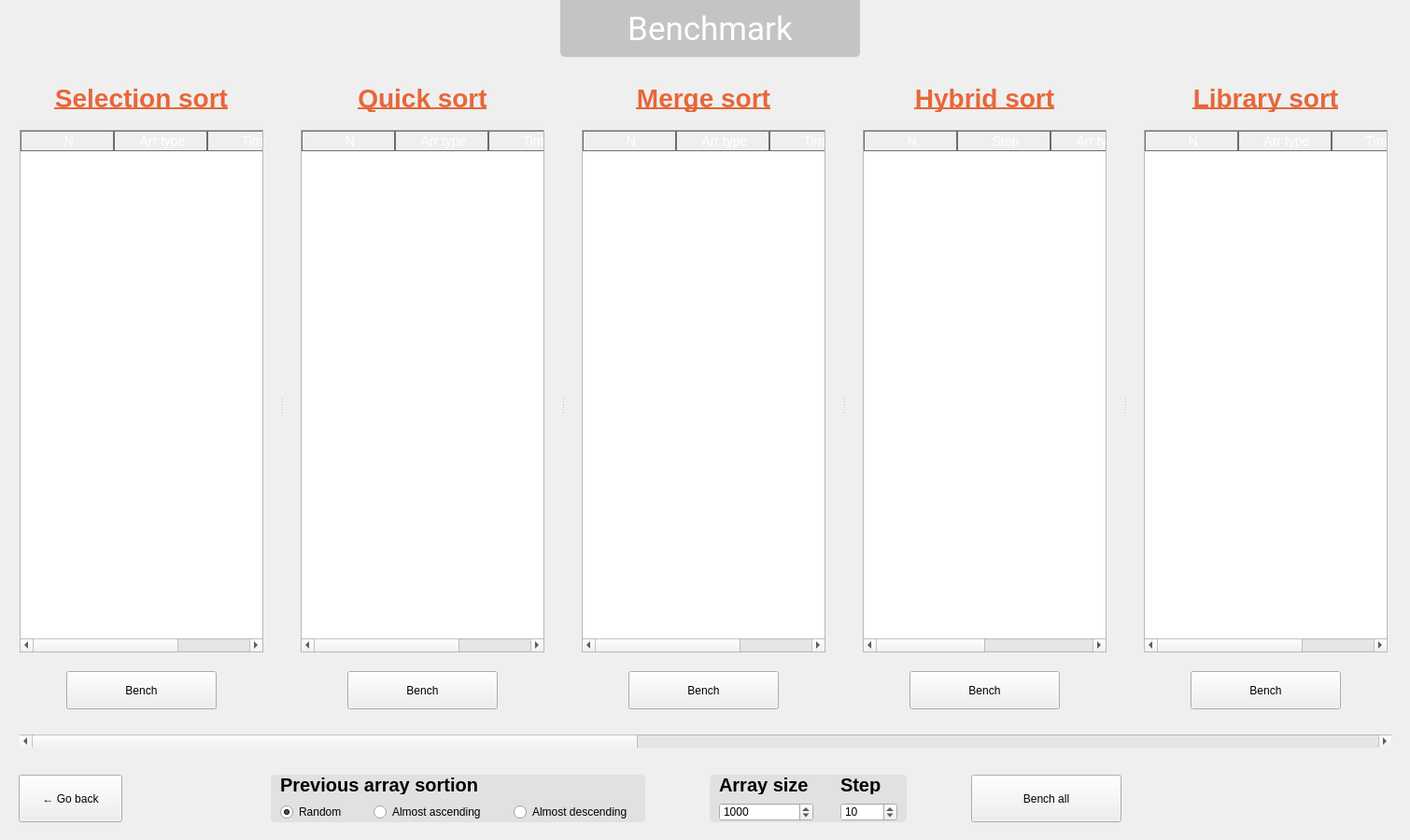
<?xml version="1.0" encoding="UTF-8"?>
<ui version="4.0">
 <class>BenchmarkWindow</class>
 <widget class="QWidget" name="BenchmarkWindow">
  <property name="geometry">
   <rect>
    <x>0</x>
    <y>0</y>
    <width>1510</width>
    <height>900</height>
   </rect>
  </property>
  <property name="windowTitle">
   <string>Form</string>
  </property>
  <widget class="QPushButton" name="backButton">
   <property name="geometry">
    <rect>
     <x>20</x>
     <y>830</y>
     <width>111</width>
     <height>51</height>
    </rect>
   </property>
   <property name="text">
    <string>← Go back</string>
   </property>
  </widget>
  <widget class="QPushButton" name="testAllButton">
   <property name="geometry">
    <rect>
     <x>1040</x>
     <y>830</y>
     <width>161</width>
     <height>51</height>
    </rect>
   </property>
   <property name="text">
    <string>Bench all</string>
   </property>
  </widget>
  <widget class="QGroupBox" name="groupBox">
   <property name="geometry">
    <rect>
     <x>290</x>
     <y>830</y>
     <width>401</width>
     <height>51</height>
    </rect>
   </property>
   <property name="styleSheet">
    <string notr="true">QGroupBox {
	background-color: #e1e1e1;
border-radius: 5px;
}</string>
   </property>
   <property name="title">
    <string/>
   </property>
   <widget class="QRadioButton" name="randomRadio">
    <property name="geometry">
     <rect>
      <x>10</x>
      <y>30</y>
      <width>71</width>
      <height>20</height>
     </rect>
    </property>
    <property name="text">
     <string>Random</string>
    </property>
    <property name="checked">
     <bool>true</bool>
    </property>
   </widget>
   <widget class="QRadioButton" name="ascendingRadio">
    <property name="geometry">
     <rect>
      <x>110</x>
      <y>30</y>
      <width>131</width>
      <height>20</height>
     </rect>
    </property>
    <property name="text">
     <string>Almost ascending</string>
    </property>
   </widget>
   <widget class="QRadioButton" name="descendingRadio">
    <property name="geometry">
     <rect>
      <x>260</x>
      <y>30</y>
      <width>131</width>
      <height>20</height>
     </rect>
    </property>
    <property name="text">
     <string>Almost descending</string>
    </property>
   </widget>
   <widget class="QLabel" name="label_3">
    <property name="geometry">
     <rect>
      <x>10</x>
      <y>0</y>
      <width>281</width>
      <height>21</height>
     </rect>
    </property>
    <property name="styleSheet">
     <string notr="true">font-size: 20px;
font-weight: 500;</string>
    </property>
    <property name="text">
     <string>Previous array sortion</string>
    </property>
   </widget>
  </widget>
  <widget class="QGroupBox" name="groupBox_2">
   <property name="geometry">
    <rect>
     <x>760</x>
     <y>830</y>
     <width>211</width>
     <height>51</height>
    </rect>
   </property>
   <property name="styleSheet">
    <string notr="true">QGroupBox {
	background-color: #e1e1e1;
border-radius: 5px;
}</string>
   </property>
   <property name="title">
    <string/>
   </property>
   <widget class="QLabel" name="label">
    <property name="geometry">
     <rect>
      <x>10</x>
      <y>0</y>
      <width>101</width>
      <height>21</height>
     </rect>
    </property>
    <property name="styleSheet">
     <string notr="true">font-size: 20px;
font-weight: 500;</string>
    </property>
    <property name="text">
     <string>Array size</string>
    </property>
   </widget>
   <widget class="QLabel" name="label_2">
    <property name="geometry">
     <rect>
      <x>140</x>
      <y>0</y>
      <width>61</width>
      <height>21</height>
     </rect>
    </property>
    <property name="styleSheet">
     <string notr="true">font-size: 20px;
font-weight: 500;</string>
    </property>
    <property name="text">
     <string>Step</string>
    </property>
   </widget>
   <widget class="QSpinBox" name="stepCounter">
    <property name="geometry">
     <rect>
      <x>140</x>
      <y>30</y>
      <width>61</width>
      <height>20</height>
     </rect>
    </property>
    <property name="minimum">
     <number>2</number>
    </property>
    <property name="maximum">
     <number>100000000</number>
    </property>
    <property name="singleStep">
     <number>10</number>
    </property>
    <property name="value">
     <number>10</number>
    </property>
   </widget>
   <widget class="QSpinBox" name="arrSizeCounter">
    <property name="geometry">
     <rect>
      <x>10</x>
      <y>30</y>
      <width>101</width>
      <height>20</height>
     </rect>
    </property>
    <property name="minimum">
     <number>2</number>
    </property>
    <property name="maximum">
     <number>100000000</number>
    </property>
    <property name="singleStep">
     <number>1000</number>
    </property>
    <property name="value">
     <number>1000</number>
    </property>
   </widget>
  </widget>
  <widget class="QGroupBox" name="groupBox_13">
   <property name="geometry">
    <rect>
     <x>600</x>
     <y>-10</y>
     <width>321</width>
     <height>71</height>
    </rect>
   </property>
   <property name="styleSheet">
    <string notr="true">QGroupBox {
	background-color: #c4c4c4;
border-radius: 5px;
}</string>
   </property>
   <property name="title">
    <string/>
   </property>
   <widget class="QLabel" name="pageName">
    <property name="geometry">
     <rect>
      <x>10</x>
      <y>10</y>
      <width>301</width>
      <height>61</height>
     </rect>
    </property>
    <property name="styleSheet">
     <string notr="true">color: white;
font-size: 35px;
font-family: Roboto;</string>
    </property>
    <property name="text">
     <string>Benchmark</string>
    </property>
    <property name="alignment">
     <set>Qt::AlignCenter</set>
    </property>
   </widget>
  </widget>
  <widget class="QScrollArea" name="scrollArea">
   <property name="geometry">
    <rect>
     <x>20</x>
     <y>80</y>
     <width>1471</width>
     <height>721</height>
    </rect>
   </property>
   <property name="sizePolicy">
    <sizepolicy hsizetype="Expanding" vsizetype="Expanding">
     <horstretch>0</horstretch>
     <verstretch>0</verstretch>
    </sizepolicy>
   </property>
   <property name="styleSheet">
    <string notr="true">QScrollArea {
	border-top: none;
	border-bottom: none;
}</string>
   </property>
   <property name="horizontalScrollBarPolicy">
    <enum>Qt::ScrollBarAlwaysOn</enum>
   </property>
   <property name="widgetResizable">
    <bool>true</bool>
   </property>
   <widget class="QWidget" name="scrollAreaWidgetContents">
    <property name="geometry">
     <rect>
      <x>-1301</x>
      <y>0</y>
      <width>3271</width>
      <height>700</height>
     </rect>
    </property>
    <layout class="QHBoxLayout" name="horizontalLayout" stretch="0">
     <property name="spacing">
      <number>6</number>
     </property>
     <property name="leftMargin">
      <number>0</number>
     </property>
     <property name="rightMargin">
      <number>0</number>
     </property>
     <item>
      <widget class="QSplitter" name="splitter">
       <property name="orientation">
        <enum>Qt::Horizontal</enum>
       </property>
       <property name="opaqueResize">
        <bool>true</bool>
       </property>
       <property name="handleWidth">
        <number>40</number>
       </property>
       <widget class="QGroupBox" name="groupBox_4">
        <property name="minimumSize">
         <size>
          <width>261</width>
          <height>671</height>
         </size>
        </property>
        <property name="styleSheet">
         <string notr="true">QGroupBox {
	border: none;
}</string>
        </property>
        <property name="title">
         <string/>
        </property>
        <widget class="QLabel" name="label_6">
         <property name="geometry">
          <rect>
           <x>0</x>
           <y>0</y>
           <width>261</width>
           <height>31</height>
          </rect>
         </property>
         <property name="styleSheet">
          <string notr="true">font-size: 28px;
font-weight: 500;
text-decoration: underline;
color: #e66739;</string>
         </property>
         <property name="text">
          <string>Selection sort</string>
         </property>
         <property name="alignment">
          <set>Qt::AlignCenter</set>
         </property>
        </widget>
        <widget class="QPushButton" name="testSelectionSortButton">
         <property name="geometry">
          <rect>
           <x>50</x>
           <y>630</y>
           <width>161</width>
           <height>41</height>
          </rect>
         </property>
         <property name="text">
          <string>Bench</string>
         </property>
        </widget>
        <widget class="QTableWidget" name="selectionTable">
         <property name="geometry">
          <rect>
           <x>0</x>
           <y>50</y>
           <width>261</width>
           <height>560</height>
          </rect>
         </property>
         <property name="styleSheet">
          <string notr="true">QHeaderView::section {
    background-color: qlineargradient(x1:0, y1:0, x2:0, y2:1,
                                      stop:0 #DE6262,  stop:1 #FFB88C);
    color: white;
    padding-left: 4px;
    border: 1px solid #6c6c6c;
	font-size: 14px;
}

QTableView {
    selection-background-color: #dedede;

	selection-color: dark-grey;

	font-size:14px;
}


/* style the sort indicator */
QHeaderView::down-arrow {
    image: url(down_arrow.png);
}

QHeaderView::up-arrow {
    image: url(up_arrow.png);
}

QTableView::item {
}
</string>
         </property>
         <column>
          <property name="text">
           <string>N</string>
          </property>
         </column>
         <column>
          <property name="text">
           <string>Arr type</string>
          </property>
         </column>
         <column>
          <property name="text">
           <string>Time</string>
          </property>
         </column>
        </widget>
       </widget>
       <widget class="QGroupBox" name="groupBox_5">
        <property name="minimumSize">
         <size>
          <width>261</width>
          <height>671</height>
         </size>
        </property>
        <property name="styleSheet">
         <string notr="true">QGroupBox {
	border: none;
}</string>
        </property>
        <property name="title">
         <string/>
        </property>
        <widget class="QPushButton" name="testQuickSortButton">
         <property name="geometry">
          <rect>
           <x>50</x>
           <y>630</y>
           <width>161</width>
           <height>41</height>
          </rect>
         </property>
         <property name="text">
          <string>Bench</string>
         </property>
        </widget>
        <widget class="QLabel" name="label_7">
         <property name="geometry">
          <rect>
           <x>0</x>
           <y>0</y>
           <width>261</width>
           <height>31</height>
          </rect>
         </property>
         <property name="styleSheet">
          <string notr="true">font-size: 28px;
font-weight: 500;
text-decoration: underline;
color: #e66739;</string>
         </property>
         <property name="text">
          <string>Quick sort</string>
         </property>
         <property name="alignment">
          <set>Qt::AlignCenter</set>
         </property>
        </widget>
        <widget class="QTableWidget" name="quickTable">
         <property name="geometry">
          <rect>
           <x>0</x>
           <y>50</y>
           <width>261</width>
           <height>560</height>
          </rect>
         </property>
         <property name="styleSheet">
          <string notr="true">QHeaderView::section {
    background-color: qlineargradient(x1:0, y1:0, x2:0, y2:1,
                                      stop:0 #DE6262,  stop:1 #FFB88C);
    color: white;
    padding-left: 4px;
    border: 1px solid #6c6c6c;
	font-size: 14px;
}

QTableView {
    selection-background-color: #dedede;

	selection-color: dark-grey;

	font-size:14px;
}


/* style the sort indicator */
QHeaderView::down-arrow {
    image: url(down_arrow.png);
}

QHeaderView::up-arrow {
    image: url(up_arrow.png);
}

QTableView::item {
}
</string>
         </property>
         <column>
          <property name="text">
           <string>N</string>
          </property>
         </column>
         <column>
          <property name="text">
           <string>Arr type</string>
          </property>
         </column>
         <column>
          <property name="text">
           <string>Time</string>
          </property>
         </column>
        </widget>
       </widget>
       <widget class="QGroupBox" name="groupBox_3">
        <property name="minimumSize">
         <size>
          <width>261</width>
          <height>671</height>
         </size>
        </property>
        <property name="styleSheet">
         <string notr="true">QGroupBox {
	border: none;
}</string>
        </property>
        <property name="title">
         <string/>
        </property>
        <widget class="QPushButton" name="testMergeSortButton">
         <property name="geometry">
          <rect>
           <x>50</x>
           <y>630</y>
           <width>161</width>
           <height>41</height>
          </rect>
         </property>
         <property name="text">
          <string>Bench</string>
         </property>
        </widget>
        <widget class="QTableWidget" name="mergeTable">
         <property name="geometry">
          <rect>
           <x>0</x>
           <y>50</y>
           <width>261</width>
           <height>560</height>
          </rect>
         </property>
         <property name="styleSheet">
          <string notr="true">QHeaderView::section {
    background-color: qlineargradient(x1:0, y1:0, x2:0, y2:1,
                                      stop:0 #DE6262,  stop:1 #FFB88C);
    color: white;
    padding-left: 4px;
    border: 1px solid #6c6c6c;
	font-size: 14px;
}

QTableView {
    selection-background-color: #dedede;

	selection-color: dark-grey;

	font-size:14px;
}


/* style the sort indicator */
QHeaderView::down-arrow {
    image: url(down_arrow.png);
}

QHeaderView::up-arrow {
    image: url(up_arrow.png);
}

QTableView::item {
}
</string>
         </property>
         <column>
          <property name="text">
           <string>N</string>
          </property>
         </column>
         <column>
          <property name="text">
           <string>Arr type</string>
          </property>
         </column>
         <column>
          <property name="text">
           <string>Time</string>
          </property>
         </column>
        </widget>
        <widget class="QLabel" name="label_8">
         <property name="geometry">
          <rect>
           <x>0</x>
           <y>0</y>
           <width>261</width>
           <height>31</height>
          </rect>
         </property>
         <property name="styleSheet">
          <string notr="true">font-size: 28px;
font-weight: 500;
text-decoration: underline;
color: #e66739;</string>
         </property>
         <property name="text">
          <string>Merge sort</string>
         </property>
         <property name="alignment">
          <set>Qt::AlignCenter</set>
         </property>
        </widget>
       </widget>
       <widget class="QGroupBox" name="groupBox_6">
        <property name="minimumSize">
         <size>
          <width>261</width>
          <height>671</height>
         </size>
        </property>
        <property name="styleSheet">
         <string notr="true">QGroupBox {
	border: none;
}</string>
        </property>
        <property name="title">
         <string/>
        </property>
        <widget class="QPushButton" name="testHybridSortButton">
         <property name="geometry">
          <rect>
           <x>50</x>
           <y>630</y>
           <width>161</width>
           <height>41</height>
          </rect>
         </property>
         <property name="text">
          <string>Bench</string>
         </property>
        </widget>
        <widget class="QLabel" name="label_9">
         <property name="geometry">
          <rect>
           <x>0</x>
           <y>0</y>
           <width>261</width>
           <height>31</height>
          </rect>
         </property>
         <property name="styleSheet">
          <string notr="true">font-size: 28px;
font-weight: 500;
text-decoration: underline;
color: #e66739;</string>
         </property>
         <property name="text">
          <string>Hybrid sort</string>
         </property>
         <property name="alignment">
          <set>Qt::AlignCenter</set>
         </property>
        </widget>
        <widget class="QTableWidget" name="hybridTable">
         <property name="geometry">
          <rect>
           <x>0</x>
           <y>50</y>
           <width>261</width>
           <height>560</height>
          </rect>
         </property>
         <property name="styleSheet">
          <string notr="true">QHeaderView::section {
    background-color: qlineargradient(x1:0, y1:0, x2:0, y2:1,
                                      stop:0 #DE6262,  stop:1 #FFB88C);
    color: white;
    padding-left: 4px;
    border: 1px solid #6c6c6c;
	font-size: 14px;
}

QTableView {
    selection-background-color: #dedede;

	selection-color: dark-grey;

	font-size:14px;
}


/* style the sort indicator */
QHeaderView::down-arrow {
    image: url(down_arrow.png);
}

QHeaderView::up-arrow {
    image: url(up_arrow.png);
}

QTableView::item {
}
</string>
         </property>
         <column>
          <property name="text">
           <string>N</string>
          </property>
         </column>
         <column>
          <property name="text">
           <string>Step</string>
          </property>
         </column>
         <column>
          <property name="text">
           <string>Arr type</string>
          </property>
         </column>
         <column>
          <property name="text">
           <string>Time</string>
          </property>
         </column>
        </widget>
       </widget>
       <widget class="QGroupBox" name="groupBox_7">
        <property name="minimumSize">
         <size>
          <width>261</width>
          <height>671</height>
         </size>
        </property>
        <property name="styleSheet">
         <string notr="true">QGroupBox {
	border: none;
}</string>
        </property>
        <property name="title">
         <string/>
        </property>
        <widget class="QPushButton" name="testLibrarySortButton">
         <property name="geometry">
          <rect>
           <x>50</x>
           <y>630</y>
           <width>161</width>
           <height>41</height>
          </rect>
         </property>
         <property name="text">
          <string>Bench</string>
         </property>
        </widget>
        <widget class="QTableWidget" name="libraryTable">
         <property name="geometry">
          <rect>
           <x>0</x>
           <y>50</y>
           <width>261</width>
           <height>560</height>
          </rect>
         </property>
         <property name="styleSheet">
          <string notr="true">QHeaderView::section {
    background-color: qlineargradient(x1:0, y1:0, x2:0, y2:1,
                                      stop:0 #DE6262,  stop:1 #FFB88C);
    color: white;
    padding-left: 4px;
    border: 1px solid #6c6c6c;
	font-size: 14px;
}

QTableView {
    selection-background-color: #dedede;

	selection-color: dark-grey;

	font-size:14px;
}


/* style the sort indicator */
QHeaderView::down-arrow {
    image: url(down_arrow.png);
}

QHeaderView::up-arrow {
    image: url(up_arrow.png);
}

QTableView::item {
}
</string>
         </property>
         <column>
          <property name="text">
           <string>N</string>
          </property>
         </column>
         <column>
          <property name="text">
           <string>Arr type</string>
          </property>
         </column>
         <column>
          <property name="text">
           <string>Time</string>
          </property>
         </column>
        </widget>
        <widget class="QLabel" name="label_10">
         <property name="geometry">
          <rect>
           <x>0</x>
           <y>0</y>
           <width>261</width>
           <height>31</height>
          </rect>
         </property>
         <property name="styleSheet">
          <string notr="true">font-size: 28px;
font-weight: 500;
text-decoration: underline;
color: #e66739;</string>
         </property>
         <property name="text">
          <string>Library sort</string>
         </property>
         <property name="alignment">
          <set>Qt::AlignCenter</set>
         </property>
        </widget>
       </widget>
       <widget class="QGroupBox" name="groupBox_8">
        <property name="minimumSize">
         <size>
          <width>261</width>
          <height>671</height>
         </size>
        </property>
        <property name="styleSheet">
         <string notr="true">QGroupBox {
	border: none;
}</string>
        </property>
        <property name="title">
         <string/>
        </property>
        <widget class="QPushButton" name="testShakerSortButton">
         <property name="geometry">
          <rect>
           <x>50</x>
           <y>630</y>
           <width>161</width>
           <height>41</height>
          </rect>
         </property>
         <property name="text">
          <string>Bench</string>
         </property>
        </widget>
        <widget class="QTableWidget" name="shakerTable">
         <property name="geometry">
          <rect>
           <x>0</x>
           <y>50</y>
           <width>261</width>
           <height>560</height>
          </rect>
         </property>
         <property name="styleSheet">
          <string notr="true">QHeaderView::section {
    background-color: qlineargradient(x1:0, y1:0, x2:0, y2:1,
                                      stop:0 #DE6262,  stop:1 #FFB88C);
    color: white;
    padding-left: 4px;
    border: 1px solid #6c6c6c;
	font-size: 14px;
}

QTableView {
    selection-background-color: #dedede;

	selection-color: dark-grey;

	font-size:14px;
}


/* style the sort indicator */
QHeaderView::down-arrow {
    image: url(down_arrow.png);
}

QHeaderView::up-arrow {
    image: url(up_arrow.png);
}

QTableView::item {
}
</string>
         </property>
         <column>
          <property name="text">
           <string>N</string>
          </property>
         </column>
         <column>
          <property name="text">
           <string>Step</string>
          </property>
         </column>
         <column>
          <property name="text">
           <string>Arr type</string>
          </property>
         </column>
         <column>
          <property name="text">
           <string>Time</string>
          </property>
         </column>
        </widget>
        <widget class="QLabel" name="label_11">
         <property name="geometry">
          <rect>
           <x>0</x>
           <y>0</y>
           <width>261</width>
           <height>31</height>
          </rect>
         </property>
         <property name="styleSheet">
          <string notr="true">font-size: 28px;
font-weight: 500;
text-decoration: underline;
color: #e66739;</string>
         </property>
         <property name="text">
          <string>Shaker sort</string>
         </property>
         <property name="alignment">
          <set>Qt::AlignCenter</set>
         </property>
        </widget>
       </widget>
       <widget class="QGroupBox" name="groupBox_11">
        <property name="minimumSize">
         <size>
          <width>261</width>
          <height>671</height>
         </size>
        </property>
        <property name="styleSheet">
         <string notr="true">QGroupBox {
	border: none;
}</string>
        </property>
        <property name="title">
         <string/>
        </property>
        <widget class="QPushButton" name="testCombSortButton">
         <property name="geometry">
          <rect>
           <x>50</x>
           <y>630</y>
           <width>161</width>
           <height>41</height>
          </rect>
         </property>
         <property name="text">
          <string>Bench</string>
         </property>
        </widget>
        <widget class="QTableWidget" name="combTable">
         <property name="geometry">
          <rect>
           <x>0</x>
           <y>50</y>
           <width>261</width>
           <height>560</height>
          </rect>
         </property>
         <property name="styleSheet">
          <string notr="true">QHeaderView::section {
    background-color: qlineargradient(x1:0, y1:0, x2:0, y2:1,
                                      stop:0 #DE6262,  stop:1 #FFB88C);
    color: white;
    padding-left: 4px;
    border: 1px solid #6c6c6c;
	font-size: 14px;
}

QTableView {
    selection-background-color: #dedede;

	selection-color: dark-grey;

	font-size:14px;
}


/* style the sort indicator */
QHeaderView::down-arrow {
    image: url(down_arrow.png);
}

QHeaderView::up-arrow {
    image: url(up_arrow.png);
}

QTableView::item {
}
</string>
         </property>
         <column>
          <property name="text">
           <string>N</string>
          </property>
         </column>
         <column>
          <property name="text">
           <string>Step</string>
          </property>
         </column>
         <column>
          <property name="text">
           <string>Arr type</string>
          </property>
         </column>
         <column>
          <property name="text">
           <string>Time</string>
          </property>
         </column>
        </widget>
        <widget class="QLabel" name="label_14">
         <property name="geometry">
          <rect>
           <x>0</x>
           <y>0</y>
           <width>261</width>
           <height>31</height>
          </rect>
         </property>
         <property name="styleSheet">
          <string notr="true">font-size: 28px;
font-weight: 500;
text-decoration: underline;
color: #e66739;</string>
         </property>
         <property name="text">
          <string>Comb sort</string>
         </property>
         <property name="alignment">
          <set>Qt::AlignCenter</set>
         </property>
        </widget>
       </widget>
       <widget class="QGroupBox" name="groupBox_12">
        <property name="minimumSize">
         <size>
          <width>261</width>
          <height>671</height>
         </size>
        </property>
        <property name="styleSheet">
         <string notr="true">QGroupBox {
	border: none;
}</string>
        </property>
        <property name="title">
         <string/>
        </property>
        <widget class="QPushButton" name="testGnomeSortButton">
         <property name="geometry">
          <rect>
           <x>50</x>
           <y>630</y>
           <width>161</width>
           <height>41</height>
          </rect>
         </property>
         <property name="text">
          <string>Bench</string>
         </property>
        </widget>
        <widget class="QTableWidget" name="gnomeTable">
         <property name="geometry">
          <rect>
           <x>0</x>
           <y>50</y>
           <width>261</width>
           <height>560</height>
          </rect>
         </property>
         <property name="styleSheet">
          <string notr="true">QHeaderView::section {
    background-color: qlineargradient(x1:0, y1:0, x2:0, y2:1,
                                      stop:0 #DE6262,  stop:1 #FFB88C);
    color: white;
    padding-left: 4px;
    border: 1px solid #6c6c6c;
	font-size: 14px;
}

QTableView {
    selection-background-color: #dedede;

	selection-color: dark-grey;

	font-size:14px;
}


/* style the sort indicator */
QHeaderView::down-arrow {
    image: url(down_arrow.png);
}

QHeaderView::up-arrow {
    image: url(up_arrow.png);
}

QTableView::item {
}
</string>
         </property>
         <column>
          <property name="text">
           <string>N</string>
          </property>
         </column>
         <column>
          <property name="text">
           <string>Step</string>
          </property>
         </column>
         <column>
          <property name="text">
           <string>Arr type</string>
          </property>
         </column>
         <column>
          <property name="text">
           <string>Time</string>
          </property>
         </column>
        </widget>
        <widget class="QLabel" name="label_15">
         <property name="geometry">
          <rect>
           <x>0</x>
           <y>0</y>
           <width>261</width>
           <height>31</height>
          </rect>
         </property>
         <property name="styleSheet">
          <string notr="true">font-size: 28px;
font-weight: 500;
text-decoration: underline;
color: #e66739;</string>
         </property>
         <property name="text">
          <string>Gnome sort</string>
         </property>
         <property name="alignment">
          <set>Qt::AlignCenter</set>
         </property>
        </widget>
       </widget>
       <widget class="QGroupBox" name="groupBox_14">
        <property name="minimumSize">
         <size>
          <width>261</width>
          <height>671</height>
         </size>
        </property>
        <property name="styleSheet">
         <string notr="true">QGroupBox {
	border: none;
}</string>
        </property>
        <property name="title">
         <string/>
        </property>
        <widget class="QPushButton" name="testOddEvenSortButton">
         <property name="geometry">
          <rect>
           <x>50</x>
           <y>630</y>
           <width>161</width>
           <height>41</height>
          </rect>
         </property>
         <property name="text">
          <string>Bench</string>
         </property>
        </widget>
        <widget class="QTableWidget" name="oddEvenTable">
         <property name="geometry">
          <rect>
           <x>0</x>
           <y>50</y>
           <width>261</width>
           <height>560</height>
          </rect>
         </property>
         <property name="styleSheet">
          <string notr="true">QHeaderView::section {
    background-color: qlineargradient(x1:0, y1:0, x2:0, y2:1,
                                      stop:0 #DE6262,  stop:1 #FFB88C);
    color: white;
    padding-left: 4px;
    border: 1px solid #6c6c6c;
	font-size: 14px;
}

QTableView {
    selection-background-color: #dedede;

	selection-color: dark-grey;

	font-size:14px;
}


/* style the sort indicator */
QHeaderView::down-arrow {
    image: url(down_arrow.png);
}

QHeaderView::up-arrow {
    image: url(up_arrow.png);
}

QTableView::item {
}
</string>
         </property>
         <column>
          <property name="text">
           <string>N</string>
          </property>
         </column>
         <column>
          <property name="text">
           <string>Step</string>
          </property>
         </column>
         <column>
          <property name="text">
           <string>Arr type</string>
          </property>
         </column>
         <column>
          <property name="text">
           <string>Time</string>
          </property>
         </column>
        </widget>
        <widget class="QLabel" name="label_16">
         <property name="geometry">
          <rect>
           <x>0</x>
           <y>0</y>
           <width>261</width>
           <height>31</height>
          </rect>
         </property>
         <property name="styleSheet">
          <string notr="true">font-size: 28px;
font-weight: 500;
text-decoration: underline;
color: #e66739;</string>
         </property>
         <property name="text">
          <string>Odd-even sort</string>
         </property>
         <property name="alignment">
          <set>Qt::AlignCenter</set>
         </property>
        </widget>
       </widget>
       <widget class="QGroupBox" name="groupBox_9">
        <property name="minimumSize">
         <size>
          <width>261</width>
          <height>671</height>
         </size>
        </property>
        <property name="styleSheet">
         <string notr="true">QGroupBox {
	border: none;
}</string>
        </property>
        <property name="title">
         <string/>
        </property>
        <widget class="QLabel" name="label_12">
         <property name="geometry">
          <rect>
           <x>0</x>
           <y>0</y>
           <width>261</width>
           <height>31</height>
          </rect>
         </property>
         <property name="styleSheet">
          <string notr="true">font-size: 28px;
font-weight: 500;
text-decoration: underline;
color: #e66739;</string>
         </property>
         <property name="text">
          <string>Heap sort</string>
         </property>
         <property name="alignment">
          <set>Qt::AlignCenter</set>
         </property>
        </widget>
        <widget class="QPushButton" name="testHeapSortButton">
         <property name="geometry">
          <rect>
           <x>50</x>
           <y>630</y>
           <width>161</width>
           <height>41</height>
          </rect>
         </property>
         <property name="text">
          <string>Bench</string>
         </property>
        </widget>
        <widget class="QTableWidget" name="heapTable">
         <property name="geometry">
          <rect>
           <x>0</x>
           <y>50</y>
           <width>261</width>
           <height>560</height>
          </rect>
         </property>
         <property name="styleSheet">
          <string notr="true">QHeaderView::section {
    background-color: qlineargradient(x1:0, y1:0, x2:0, y2:1,
                                      stop:0 #DE6262,  stop:1 #FFB88C);
    color: white;
    padding-left: 4px;
    border: 1px solid #6c6c6c;
	font-size: 14px;
}

QTableView {
    selection-background-color: #dedede;

	selection-color: dark-grey;

	font-size:14px;
}


/* style the sort indicator */
QHeaderView::down-arrow {
    image: url(down_arrow.png);
}

QHeaderView::up-arrow {
    image: url(up_arrow.png);
}

QTableView::item {
}
</string>
         </property>
         <column>
          <property name="text">
           <string>N</string>
          </property>
         </column>
         <column>
          <property name="text">
           <string>Arr type</string>
          </property>
         </column>
         <column>
          <property name="text">
           <string>Time</string>
          </property>
         </column>
        </widget>
       </widget>
       <widget class="QGroupBox" name="groupBox_10">
        <property name="minimumSize">
         <size>
          <width>261</width>
          <height>671</height>
         </size>
        </property>
        <property name="styleSheet">
         <string notr="true">QGroupBox {
	border: none;
}</string>
        </property>
        <property name="title">
         <string/>
        </property>
        <widget class="QLabel" name="label_13">
         <property name="geometry">
          <rect>
           <x>0</x>
           <y>0</y>
           <width>261</width>
           <height>31</height>
          </rect>
         </property>
         <property name="styleSheet">
          <string notr="true">font-size: 28px;
font-weight: 500;
text-decoration: underline;
color: #e66739;</string>
         </property>
         <property name="text">
          <string>Binary Tree sort</string>
         </property>
         <property name="alignment">
          <set>Qt::AlignCenter</set>
         </property>
        </widget>
        <widget class="QPushButton" name="testBinaryTreeSortButton">
         <property name="geometry">
          <rect>
           <x>50</x>
           <y>630</y>
           <width>161</width>
           <height>41</height>
          </rect>
         </property>
         <property name="text">
          <string>Bench</string>
         </property>
        </widget>
        <widget class="QTableWidget" name="binaryTreeTable">
         <property name="geometry">
          <rect>
           <x>0</x>
           <y>50</y>
           <width>261</width>
           <height>560</height>
          </rect>
         </property>
         <property name="styleSheet">
          <string notr="true">QHeaderView::section {
    background-color: qlineargradient(x1:0, y1:0, x2:0, y2:1,
                                      stop:0 #DE6262,  stop:1 #FFB88C);
    color: white;
    padding-left: 4px;
    border: 1px solid #6c6c6c;
	font-size: 14px;
}

QTableView {
    selection-background-color: #dedede;

	selection-color: dark-grey;

	font-size:14px;
}


/* style the sort indicator */
QHeaderView::down-arrow {
    image: url(down_arrow.png);
}

QHeaderView::up-arrow {
    image: url(up_arrow.png);
}

QTableView::item {
}
</string>
         </property>
         <column>
          <property name="text">
           <string>N</string>
          </property>
         </column>
         <column>
          <property name="text">
           <string>Arr type</string>
          </property>
         </column>
         <column>
          <property name="text">
           <string>Time</string>
          </property>
         </column>
        </widget>
       </widget>
      </widget>
     </item>
    </layout>
    <zorder>groupBox_9</zorder>
    <zorder>groupBox_8</zorder>
    <zorder>groupBox_7</zorder>
    <zorder>groupBox_6</zorder>
    <zorder>groupBox_5</zorder>
    <zorder>groupBox_4</zorder>
    <zorder>groupBox_3</zorder>
    <zorder>splitter</zorder>
   </widget>
  </widget>
  <zorder>scrollArea</zorder>
  <zorder>groupBox_2</zorder>
  <zorder>groupBox</zorder>
  <zorder>backButton</zorder>
  <zorder>testAllButton</zorder>
  <zorder>groupBox_13</zorder>
 </widget>
 <resources/>
 <connections/>
</ui>
